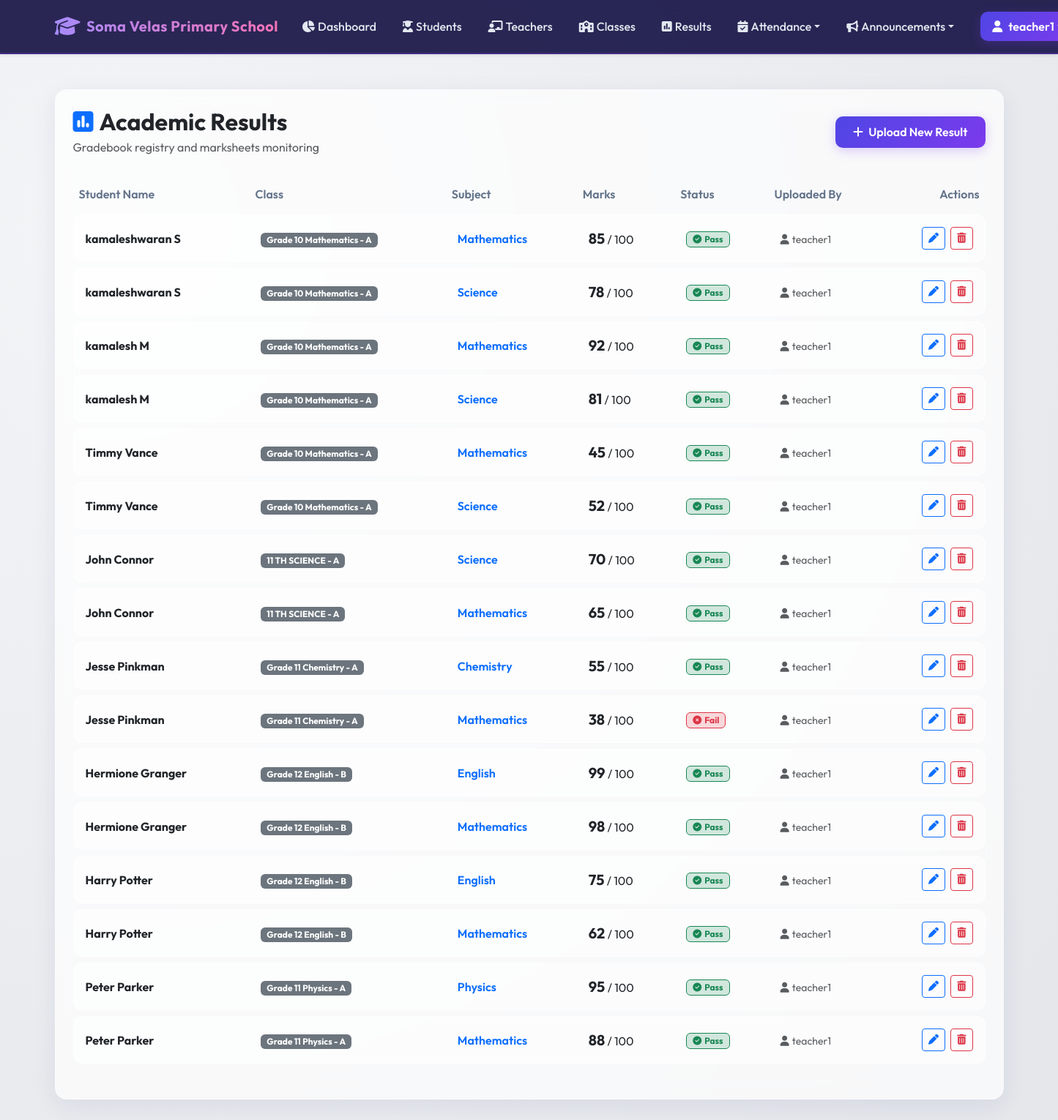
/academic/results (signed in), run on the app's committed database.
### models.py (models this page shows, shortened)
class User(db.Model):
    __tablename__ = 'users'
    id = db.Column(db.Integer, primary_key=True)
    username = db.Column(db.String(100), unique=True, nullable=False)
    password_hash = db.Column(db.String(255), nullable=False)
    role_id = db.Column(db.Integer, db.ForeignKey('roles.id'), nullable=False)
    is_active = db.Column(db.Boolean, default=True, nullable=False)
    created_at = db.Column(db.DateTime, default=datetime.utcnow)
    teacher_profile = db.relationship('Teacher', backref='user', uselist=False, cascade="all, delete-orphan")
    student_profile = db.relationship('Student', backref='user', uselist=False, cascade="all, delete-orphan")
    def has_permission(self, perm_name):
        return any(p.name == perm_name for p in self.role.permissions)

class Result(db.Model):
    __tablename__ = 'results'
    id = db.Column(db.Integer, primary_key=True)
    student_id = db.Column(db.Integer, db.ForeignKey('students.id', ondelete='CASCADE'), nullable=False)
    subject = db.Column(db.String(100), nullable=False)
    marks = db.Column(db.Integer, nullable=False)
    status = db.Column(db.String(20), nullable=False) # 'Pass', 'Fail'
    marked_by_id = db.Column(db.Integer, db.ForeignKey('users.id'), nullable=False)
    marked_by = db.relationship('User', backref='uploaded_results', lazy=True)

class Student(db.Model):
    __tablename__ = 'students'
    id = db.Column(db.Integer, primary_key=True)
    user_id = db.Column(db.Integer, db.ForeignKey('users.id', ondelete='CASCADE'), unique=True, nullable=False)
    name = db.Column(db.String(100), nullable=False)
    age = db.Column(db.Integer)
    department = db.Column(db.String(100))
    class_id = db.Column(db.Integer, db.ForeignKey('classes.id', ondelete='SET NULL'), nullable=True)
    is_representative = db.Column(db.Boolean, default=False, nullable=False)
    attendance_records = db.relationship('Attendance', backref='student', cascade="all, delete-orphan", lazy=True)
    results = db.relationship('Result', backref='student', cascade="all, delete-orphan", lazy=True)

class Class(db.Model):
    __tablename__ = 'classes'
    id = db.Column(db.Integer, primary_key=True)
    class_name = db.Column(db.String(100), nullable=False)
    section = db.Column(db.String(20), nullable=False)
    teacher_id = db.Column(db.Integer, db.ForeignKey('teachers.id', ondelete='SET NULL'), nullable=True)
    students = db.relationship('Student', backref='class_', lazy=True)
    announcements = db.relationship('Announcement', backref='class_', cascade="all, delete-orphan", lazy=True)
    attendance_records = db.relationship('Attendance', backref='class_', cascade="all, delete-orphan", lazy=True)
    def __repr__(self):
        return f"{self.class_name} - {self.section}"

### blueprints/academic.py (the view)
@academic_bp.route('/results')
@login_required
def results_list():
    user = g.current_user
    if user.role.name in ['Principal', 'Teacher']:
        results = Result.query.all()
        return render_template('academic/results.html', results=results)
    if user.student_profile:
        return redirect(url_for('academic.student_results', student_id=user.student_profile.id))
    abort(403)

### templates/academic/results.html (shortened to what this page needs)
{% extends "base.html" %}
{% block content %}
<div class="glass-panel p-4">
    <div class="d-flex justify-content-between align-items-center mb-4 flex-wrap">
        <div>
            <h2 class="fw-bold mb-1 text-dark"><i class="fa-solid fa-square-poll-vertical me-2 text-primary"></i>Academic Results</h2>
            <p class="text-muted mb-0">Gradebook registry and marksheets monitoring</p>
        </div>
        {% if current_user.role.name in ['Principal', 'Teacher'] %}
        <a href="{{ url_for('academic.result_add') }}" class="btn btn-premium mt-2 mt-sm-0">
            <i class="fa-solid fa-plus me-1"></i> Upload New Result
        </a>
        {% endif %}
    </div>
    <div class="table-responsive">
        <table class="table table-premium w-100">
            <thead>
                <tr>
                    <th>Student Name</th>
                    <th>Class</th>
                    <th>Subject</th>
                    <th>Marks</th>
                    <th>Status</th>
                    <th>Uploaded By</th>
                    {% if current_user.role.name in ['Principal', 'Teacher'] %}
                        <th class="text-end">Actions</th>
                    {% endif %}
                </tr>
            </thead>
            <tbody>
                {% if results %}
                    {% for res in results %}
                        <tr>
                            <td><strong>{{ res.student.name }}</strong></td>
                            <td>
                                {% if res.student.class_ %}
                                    <span class="badge bg-secondary">{{ res.student.class_ }}</span>
                                {% else %}
                                    <span class="badge bg-light text-muted">No Class</span>
                                {% endif %}
                            </td>
                            <td><span class="fw-semibold text-primary">{{ res.subject }}</span></td>
                            <td><strong class="fs-5">{{ res.marks }}</strong> / 100</td>
                            <td>
                                {% if res.status == 'Pass' %}
                                    <span class="badge bg-success-subtle text-success border border-success px-2 py-1"><i class="fa-solid fa-circle-check me-1"></i>Pass</span>
                                {% else %}
                                    <span class="badge bg-danger-subtle text-danger border border-danger px-2 py-1"><i class="fa-solid fa-circle-xmark me-1"></i>Fail</span>
                                {% endif %}
                            </td>
                            <td><small class="text-muted"><i class="fa-solid fa-user me-1"></i>{{ res.marked_by.username }}</small></td>
                            {% if current_user.role.name in ['Principal', 'Teacher'] %}
                                <td class="text-end">
                                    <a href="{{ url_for('academic.result_edit', id=res.id) }}" class="btn btn-sm btn-outline-primary me-1" title="Edit Result">
                                        <i class="fa-solid fa-pen"></i>
                                    </a>
                                    <a href="{{ url_for('academic.result_delete', id=res.id) }}" class="btn btn-sm btn-outline-danger" onclick="return confirm('Are you sure you want to delete this result?');" title="Delete Result">
                                        <i class="fa-solid fa-trash-can"></i>
                                    </a>
                                </td>
                            {% endif %}
                        </tr>
                    {% endfor %}
                {% endif %}
            </tbody>
        </table>
    </div>
</div>
{% endblock %}

### templates/base.html (shortened to what this page needs)
<!DOCTYPE html>
<html lang="en">
<head>
    <link href="https://cdn.jsdelivr.net/npm/bootstrap@5.3.0/dist/css/bootstrap.min.css" rel="stylesheet">
    <link href="https://cdnjs.cloudflare.com/ajax/libs/font-awesome/6.4.0/css/all.min.css" rel="stylesheet">
    <link href="{{ url_for('static', filename='css/portal.css') }}" rel="stylesheet">
</head>
<body>
    <nav class="navbar navbar-expand-lg navbar-dark navbar-premium py-3 mb-4 shadow-sm">
        <div class="container">
            <a class="navbar-brand d-flex align-items-center" href="{{ url_for('root') }}">
                <i class="fa-solid fa-graduation-cap me-2 fs-3"></i>
                <span>Soma Velas Primary School</span>
            </a>
            <div class="collapse navbar-collapse" id="navbarNav">
                <ul class="navbar-nav ms-auto align-items-center gap-1">
                    {% if current_user %}
                        <li class="nav-item">
                            <a class="nav-link nav-link-premium d-flex align-items-center" href="{{ url_for('home') }}">
                                <i class="fa-solid fa-chart-pie me-1"></i> Dashboard
                            </a>
                        </li>
                        {% if current_user.role.name in ['Principal', 'Teacher', 'Student Representative'] %}
                            <li class="nav-item">
                                <a class="nav-link nav-link-premium d-flex align-items-center" href="{{ url_for('academic.students_list') }}">
                                    <i class="fa-solid fa-user-graduate me-1"></i> Students
                                </a>
                            </li>
                        {% endif %}
                        {% if current_user.role.name in ['Principal', 'Teacher'] %}
                            <li class="nav-item">
                                <a class="nav-link nav-link-premium d-flex align-items-center" href="{{ url_for('academic.teachers_list') }}">
                                    <i class="fa-solid fa-chalkboard-user me-1"></i> Teachers
                                </a>
                            </li>
                        {% endif %}
                        <li class="nav-item">
                            <a class="nav-link nav-link-premium d-flex align-items-center" href="{{ url_for('academic.classes_list') }}">
                                <i class="fa-solid fa-school me-1"></i> Classes
                            </a>
                        </li>
                        <li class="nav-item">
                            <a class="nav-link nav-link-premium d-flex align-items-center" href="{{ url_for('academic.results_list') }}">
                                <i class="fa-solid fa-square-poll-vertical me-1"></i> Results
                            </a>
                        </li>
                        <li class="nav-item dropdown">
                            <a class="nav-link nav-link-premium dropdown-toggle d-flex align-items-center" href="#" id="navbarDropdown" role="button" data-bs-toggle="dropdown" aria-expanded="false">
                                <i class="fa-solid fa-calendar-check me-1"></i> Attendance
                            </a>
                        </li>
                        <li class="nav-item dropdown">
                            <a class="nav-link nav-link-premium dropdown-toggle d-flex align-items-center" href="#" id="navbarAnnouncementsDropdown" role="button" data-bs-toggle="dropdown" aria-expanded="false">
                                <i class="fa-solid fa-bullhorn me-1"></i> Announcements
                            </a>
                        </li>
                        <li class="nav-item ms-lg-3">
                            <div class="dropdown">
                                <a class="btn btn-premium px-3 py-2 d-flex align-items-center dropdown-toggle" href="#" role="button" id="userMenuLink" data-bs-toggle="dropdown" aria-expanded="false">
                                    <i class="fa-solid fa-user me-2"></i> {{ current_user.username }}
                                </a>
                            </div>
                        </li>
                    {% else %}
                        <li class="nav-item">
                            <a class="btn btn-premium px-4" href="{{ url_for('auth.login') }}">
                                <i class="fa-solid fa-right-to-bracket me-2"></i> Login
                            </a>
                        </li>
                    {% endif %}
                </ul>
            </div>
        </div>
    </nav>
    <div class="container my-5">
        <div class="row justify-content-center">
            <div class="col-12">
                {% block content %}{% endblock %}
            </div>
        </div>
    </div>
</body>
</html>

### static/css/portal.css (style rules this page uses)
:root { --primary-gradient: linear-gradient(135deg, #4f46e5 0%, #7c3aed 100%); --glass-bg: rgba(255, 255, 255, 0.7); --glass-border: rgba(255, 255, 255, 0.3); --dark-primary: #1e1b4b; --dark-secondary: #312e81; --accent: #f43f5e; --success: #10b981; --warning: #f59e0b; --info: #06b6d4; --text-main: #1e293b; --text-muted: #64748b; --bg-main: #f8fafc; }
body { font-family: 'Outfit', sans-serif; background: radial-gradient(circle at 10% 20%, rgba(243, 244, 246, 1) 0%, rgba(229, 231, 235, 1) 90%); min-height: 100vh; color: var(--text-main); overflow-x: hidden; }
.glass-panel { background: var(--glass-bg); backdrop-filter: blur(12px); -webkit-backdrop-filter: blur(12px); border: 1px solid var(--glass-border); border-radius: 16px; box-shadow: 0 8px 32px 0 rgba(31, 38, 135, 0.08); transition: all 0.3s cubic-bezier(0.4, 0, 0.2, 1); }
.navbar-premium { background: rgba(30, 27, 75, 0.95) !important; backdrop-filter: blur(8px); border-bottom: 2px solid rgba(124, 58, 237, 0.3); }
.navbar-brand { font-weight: 700; letter-spacing: 0.5px; background: linear-gradient(to right, #a78bfa, #f472b6); -webkit-background-clip: text; -webkit-text-fill-color: transparent; }
.nav-link-premium { color: #e2e8f0 !important; font-weight: 500; padding: 0.5rem 1rem !important; border-radius: 8px; transition: all 0.2s ease; }
.btn-premium { background: var(--primary-gradient); color: white !important; border: none; font-weight: 600; border-radius: 10px; padding: 0.6rem 1.5rem; box-shadow: 0 4px 15px rgba(124, 58, 237, 0.25); transition: all 0.2s ease; }
.table-premium { border-collapse: separate; border-spacing: 0 8px; }
.table-premium tr { border-radius: 12px; }
.table-premium th { background: transparent; border: none; font-weight: 600; color: var(--text-muted); }
.table-premium td { background: rgba(255, 255, 255, 0.55); border: none; border-top: 1px solid rgba(255, 255, 255, 0.4); border-bottom: 1px solid rgba(255, 255, 255, 0.4); padding: 1rem; vertical-align: middle; }
.table-premium td:first-child { border-left: 1px solid rgba(255, 255, 255, 0.4); border-top-left-radius: 12px; border-bottom-left-radius: 12px; }
.table-premium td:last-child { border-right: 1px solid rgba(255, 255, 255, 0.4); border-top-right-radius: 12px; border-bottom-right-radius: 12px; }

### data on the page
User: username "teacher1"
Result: student.name "kamaleshwaran S", student.class_ "Grade 10 Mathematics - A", subject "Mathematics", marks "85", status "Pass" (drawn), marked_by.username "teacher1"
Result: student.name "kamaleshwaran S", student.class_ "Grade 10 Mathematics - A", subject "Science", marks "78", status "Pass" (drawn), marked_by.username "teacher1"
Result: student.name "kamalesh M", student.class_ "Grade 10 Mathematics - A", subject "Mathematics", marks "92", status "Pass" (drawn), marked_by.username "teacher1"
Result: student.name "kamalesh M", student.class_ "Grade 10 Mathematics - A", subject "Science", marks "81", status "Pass" (drawn), marked_by.username "teacher1"
Result: student.name "Timmy Vance", student.class_ "Grade 10 Mathematics - A", subject "Mathematics", marks "45", status "Pass" (drawn), marked_by.username "teacher1"
Result: student.name "Timmy Vance", student.class_ "Grade 10 Mathematics - A", subject "Science", marks "52", status "Pass" (drawn), marked_by.username "teacher1"
Result: student.name "John Connor", student.class_ "11 TH SCIENCE - A", subject "Science", marks "70", status "Pass" (drawn), marked_by.username "teacher1"
Result: student.name "John Connor", student.class_ "11 TH SCIENCE - A", subject "Mathematics", marks "65", status "Pass" (drawn), marked_by.username "teacher1"
Result: student.name "Jesse Pinkman", student.class_ "Grade 11 Chemistry - A", subject "Chemistry", marks "55", status "Pass" (drawn), marked_by.username "teacher1"
Result: student.name "Jesse Pinkman", student.class_ "Grade 11 Chemistry - A", subject "Mathematics", marks "38", status "Fail" (drawn), marked_by.username "teacher1"
Result: student.name "Hermione Granger", student.class_ "Grade 12 English - B", subject "English", marks "99", status "Pass" (drawn), marked_by.username "teacher1"
Result: student.name "Hermione Granger", student.class_ "Grade 12 English - B", subject "Mathematics", marks "98", status "Pass" (drawn), marked_by.username "teacher1"
Result: student.name "Harry Potter", student.class_ "Grade 12 English - B", subject "English", marks "75", status "Pass" (drawn), marked_by.username "teacher1"
Result: student.name "Harry Potter", student.class_ "Grade 12 English - B", subject "Mathematics", marks "62", status "Pass" (drawn), marked_by.username "teacher1"
Result: student.name "Peter Parker", student.class_ "Grade 11 Physics - A", subject "Physics", marks "95", status "Pass" (drawn), marked_by.username "teacher1"
Result: student.name "Peter Parker", student.class_ "Grade 11 Physics - A", subject "Mathematics", marks "88", status "Pass" (drawn), marked_by.username "teacher1"
